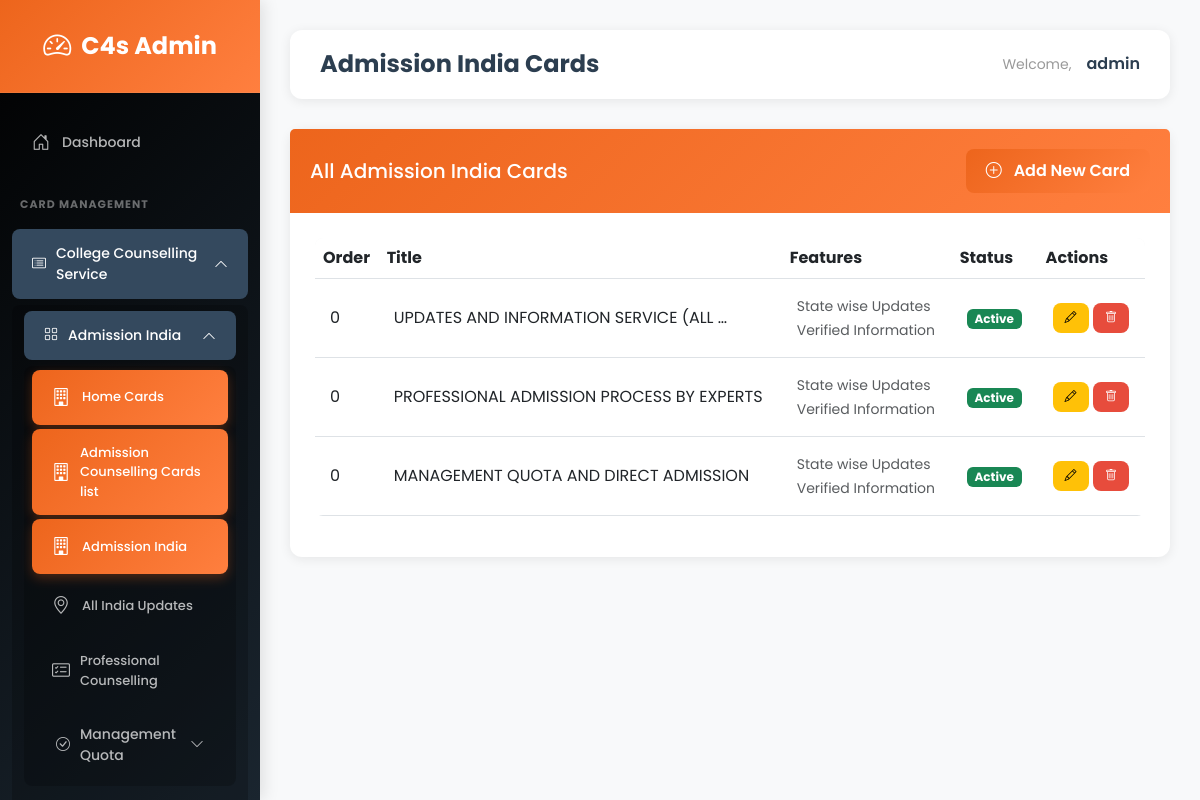
Screenshot of /admin-dashboard/admission-cards/ (signed in) with the database file from the repository.
### main_app/models.py (models this page shows, shortened)
class AdmissionIndiaCard(models.Model):
    CARD_TYPE_CHOICES = [
        ('free', 'Free'),
        ('paid', 'Paid'),
    ]
    title = models.CharField(max_length=200, help_text="Card title (e.g., ALL INDIA STATE WISE COUNSELLING)")
    feature_1 = models.CharField(max_length=100, default="State wise Updates", help_text="Feature 1")
    feature_2 = models.CharField(max_length=100, default="Verified Information", help_text="Feature 2")
    feature_3 = models.CharField(max_length=100, default="Real time Information", help_text="Feature 3")
    feature_4 = models.CharField(max_length=100, default="Expert Counselling", help_text="Feature 4")
    redirect_link = models.CharField(max_length=500, blank=True, help_text="Card click pe kaha redirect ho?")
    card_type = models.CharField(max_length=10, choices=CARD_TYPE_CHOICES, default='free', help_text="Free ya Paid?")
    price = models.DecimalField(max_digits=10, decimal_places=2, default=0, help_text="Price (agar paid hai to yaha likho)")
    description = models.TextField(blank=True, help_text="Card ke baare mein description")
    border_gradient_start = models.CharField(max_length=7, default="#ED651C", help_text="Gradient start color")
    border_gradient_end = models.CharField(max_length=7, default="#F4800C", help_text="Gradient end color")
    order = models.IntegerField(default=0, help_text="Display order (0, 1, 2...)")
    is_active = models.BooleanField(default=True, help_text="Show on page?")
    created_at = models.DateTimeField(auto_now_add=True)
    updated_at = models.DateTimeField(auto_now=True)
    created_by = models.ForeignKey(User, on_delete=models.SET_NULL, null=True, blank=True)
    class Meta:
        ordering = ['order', 'id']
        verbose_name = "Admission India Card"
        verbose_name_plural = "Admission India Cards"

### main_app/views.py (the view)
@never_cache
@login_required(login_url='main_app:admin_login')
@user_passes_test(is_admin_or_staff, login_url='main_app:user_login')
def admin_admission_cards_list(request):
    cards = AdmissionIndiaCard.objects.all()
    return render(request, 'admin/admission_cards_list.html', {'cards': cards})

### main_app/views.py (called while the page is built)
def is_admin_or_staff(user):
    return user.is_staff or user.is_superuser

### templates/admin/admission_cards_list.html (shortened to what this page needs)
{% extends 'admin/base.html' %}
{% block page_title %}Admission India Cards{% endblock %}
{% block content %}
<div class="card">
    <div class="card-header d-flex justify-content-between align-items-center">
        <h5 class="mb-0">All Admission India Cards</h5>
        <a href="{% url 'main_app:admin_admission_card_add' %}" class="btn btn-primary">
            <i class="bi bi-plus-circle me-2"></i> Add New Card
        </a>
    </div>
    <div class="card-body">
        {% if cards %}
        <div class="table-responsive">
            <table class="table table-hover">
                <thead>
                    <tr>
                        <th>Order</th>
                        <th>Title</th>
                        <th>Features</th>
                        <th>Status</th>
                        <th>Actions</th>
                    </tr>
                </thead>
                <tbody>
                    {% for card in cards %}
                    <tr>
                        <td>{{ card.order }}</td>
                        <td>{{ card.title|truncatewords:5 }}</td>
                        <td>
                            <small class="text-muted">
                                {{ card.feature_1 }}<br>
                                {{ card.feature_2 }}
                            </small>
                        </td>
                        <td>
                            {% if card.is_active %}
                                <span class="badge bg-success">Active</span>
                            {% else %}
                                <span class="badge bg-secondary">Inactive</span>
                            {% endif %}
                        </td>
                        <td>
                            <a href="{% url 'main_app:admin_admission_card_edit' card.id %}"
                               class="btn btn-sm btn-warning">
                                <i class="bi bi-pencil"></i>
                            </a>
                            <a href="{% url 'main_app:admin_admission_card_delete' card.id %}"
                               class="btn btn-sm btn-danger">
                                <i class="bi bi-trash"></i>
                            </a>
                        </td>
                    </tr>
                    {% endfor %}
                </tbody>
            </table>
        </div>
        {% endif %}
    </div>
</div>
{% endblock %}

### templates/admin/base.html (shortened to what this page needs)
<!DOCTYPE html>
<html lang="en">
<head>
    <link href="https://cdn.jsdelivr.net/npm/bootstrap@5.3.0/dist/css/bootstrap.min.css" rel="stylesheet">
    <link rel="stylesheet" href="https://cdn.jsdelivr.net/npm/bootstrap-icons@1.11.0/font/bootstrap-icons.css">
</head>
<body>
    <div class="sidebar">
        <div class="logo">
            <i class="bi bi-speedometer2"></i>
            <span>C4s Admin</span>
        </div>
        <ul class="nav flex-column mt-3">
            <li class="nav-item">
                <a class="nav-link {% if request.resolver_match.url_name == 'admin_dashboard' %}active{% endif %}"
                    href="{% url 'main_app:admin_dashboard' %}">
                    <i class="bi bi-house-door"></i> Dashboard
                </a>
            </li>
            <li class="nav-section-title">CARD MANAGEMENT</li>
            <li class="nav-item">
                <button class="nav-dropdown" onclick="toggleDropdown(event, 'collegeCards')">
                    <span><i class="bi bi-card-list"></i> College Counselling Service</span>
                    <i class="bi bi-chevron-down"></i>
                </button>
                <ul class="dropdown-menu-custom" id="collegeCards">
                    <li class="nav-item">
                        <button class="nav-dropdown" onclick="toggleDropdown(event, 'admissionIndiaCards')">
                            <span><i class="bi bi-grid"></i> Admission India</span>
                            <i class="bi bi-chevron-down"></i>
                        </button>
                        <ul class="dropdown-menu-custom" id="admissionIndiaCards">
                            <li class="nav-item">
                                <a class="nav-link {% if 'admission-cards' in request.path %}active{% endif %}"
                                    href="{% url 'main_app:admin_cards_list' %}">
                                    <i class="bi bi-building"></i> Home Cards
                                </a>
                            </li>
                            <li class="nav-item">
                                <a class="nav-link {% if 'admission-cards' in request.path %}active{% endif %}"
                                    href="{% url 'main_app:admin_counselling_cards_list' %}">
                                    <i class="bi bi-building"></i> Admission Counselling Cards list
                                </a>
                            </li>
                            <li class="nav-item">
                                <a class="nav-link {% if 'admission-cards' in request.path %}active{% endif %}"
                                    href="{% url 'main_app:admin_admission_cards_list' %}">
                                    <i class="bi bi-building"></i> Admission India
                                </a>
                            </li>
                            <li class="nav-item">
                                <a class="nav-link {% if 'all-india-cards' in request.path %}active{% endif %}"
                                    href="{% url 'main_app:admin_all_india_cards_list' %}">
                                    <i class="bi bi-geo-alt"></i> All India Updates
                                </a>
                            </li>
                            <li class="nav-item">
                                <a class="nav-link {% if 'pro-counselling-cards' in request.path %}active{% endif %}"
                                    href="{% url 'main_app:admin_pro_counselling_cards_list' %}">
                                    <i class="bi bi-card-checklist"></i> Professional Counselling
                                </a>
                            </li>
                            <li class="nav-item">
                                <button class="nav-dropdown" onclick="toggleDropdown(event, 'quotaAdmission')">
                                    <span><i class="bi bi-check-circle"></i> Management Quota</span>
                                    <i class="bi bi-chevron-down"></i>
                                </button>
                            </li>
                        </ul>
                    </li>
                    <li class="nav-item">
                        <a class="nav-link {% if 'admission-abroad-cards' in request.path %}active{% endif %}"
                            href="{% url 'main_app:admin_admission_abroad_cards_list' %}">
                        </a>
                    </li>
                </ul>
            </li>
        </ul>
    </div>
    <div class="main-content">
        <div class="top-navbar">
            <h4>{% block page_title %}Dashboard{% endblock %}</h4>
            <div class="user-info">
                <span>Welcome,</span>
                <strong>{{ request.user.username }}</strong>
            </div>
        </div>
        {% block content %}{% endblock %}
    </div>
</body>
</html>

### templates/admin/base.html (style rules this page uses)
:root { --primary-color: #ED651C; --secondary-color: #667eea; --sidebar-bg: #000000; --sidebar-hover: #34495e; --light-bg: #f8f9fa; --border-color: #e9ecef; }
* { font-family: 'Poppins', sans-serif; }
body { background-color: var(--light-bg); margin: 0; padding: 0; }
.sidebar { min-height: 100vh; max-height: 100vh; background: linear-gradient(135deg, var(--sidebar-bg) 0%, #1a252f 100%); color: white; position: fixed; left: 0; top: 0; width: 260px; padding-top: 0; padding-bottom: 20px; overflow-y: auto; overflow-x: hidden; box-shadow: 4px 0 15px rgba(0, 0, 0, 0.1); z-index: 1000; display: flex; flex-direction: column; }
.sidebar .logo { background: linear-gradient(135deg, var(--primary-color) 0%, #ff7f3f 100%); padding: 25px; font-size: 24px; font-weight: 700; text-align: center; color: white; border-bottom: 1px solid rgba(255, 255, 255, 0.1); display: flex; align-items: center; justify-content: center; gap: 10px; flex-shrink: 0; }
.sidebar .logo i { font-size: 28px; }
.sidebar .nav-link { color: rgba(255, 255, 255, 0.7); padding: 14px 20px; margin: 6px 12px; border-radius: 8px; transition: all 0.3s ease; display: flex; align-items: center; gap: 10px; font-size: 14px; font-weight: 500; text-decoration: none; }
.sidebar .nav-link.active { background: linear-gradient(135deg, var(--primary-color) 0%, #ff7f3f 100%); color: white; box-shadow: 0 4px 12px rgba(237, 101, 28, 0.3); }
.sidebar .nav-link i { font-size: 18px; width: 20px; }
.sidebar .nav-section-title { color: rgba(255, 255, 255, 0.4); font-size: 11px; font-weight: 700; text-transform: uppercase; padding: 20px 20px 10px; letter-spacing: 1px; flex-shrink: 0; }
.nav-dropdown { color: rgba(255, 255, 255, 0.7); padding: 14px 20px; margin: 6px 12px; border-radius: 8px; transition: all 0.3s ease; display: flex; align-items: center; justify-content: space-between; font-size: 14px; font-weight: 500; cursor: pointer; background: transparent; border: none; width: calc(100% - 24px); text-align: left; }
.nav-dropdown.active { background-color: var(--sidebar-hover); color: white; }
.nav-dropdown span { display: flex; align-items: center; gap: 10px; }
.nav-dropdown i.bi-chevron-down { transition: transform 0.3s ease; font-size: 14px; }
.nav-dropdown.active i.bi-chevron-down { transform: rotate(180deg); }
.dropdown-menu-custom { list-style: none; padding: 0; margin: 0; max-height: 0; overflow: hidden; transition: max-height 0.4s ease; background-color: rgba(0, 0, 0, 0.2); border-radius: 8px; margin: 0 12px; text-align: left; float: left; }
.dropdown-menu-custom.show { max-height: 2000px; overflow: visible; }
.dropdown-menu-custom .nav-link { margin-left: 0; font-size: 13px; margin: 4px 8px; }
.main-content { margin-left: 260px; padding: 30px; min-height: 100vh; }
.top-navbar { background: white; padding: 20px 30px; margin-bottom: 30px; border-radius: 12px; box-shadow: 0 2px 12px rgba(0, 0, 0, 0.08); display: flex; justify-content: space-between; align-items: center; }
.top-navbar h4 { margin: 0; font-weight: 700; font-size: 24px; color: #2c3e50; }
.user-info { display: flex; align-items: center; gap: 15px; }
.user-info span { color: #999; font-size: 14px; }
.user-info strong { color: #2c3e50; font-weight: 600; }
.card { border: none; border-radius: 12px; box-shadow: 0 2px 12px rgba(0, 0, 0, 0.08); transition: all 0.3s ease; margin-bottom: 20px; }
.card-header { background: linear-gradient(135deg, var(--primary-color) 0%, #ff7f3f 100%); color: white; border: none; padding: 20px; border-radius: 12px 12px 0 0; font-weight: 600; }
.card-body { padding: 25px; }
.btn { border-radius: 8px; font-weight: 600; padding: 10px 20px; transition: all 0.3s ease; border: none; }
.btn-primary { background: linear-gradient(135deg, var(--primary-color) 0%, #ff7f3f 100%); color: white; }
.btn-danger { background-color: #e74c3c; color: white; }
.btn-sm { padding: 6px 12px; font-size: 12px; }
.table { background: white; border-radius: 8px; overflow: hidden; }
.table thead { background-color: #f8f9fa; font-weight: 600; color: #2c3e50; }
.table td { vertical-align: middle; padding: 15px; }

### rows the page displays
AdmissionIndiaCard: order "0", title "UPDATES AND INFORMATION SERVICE (ALL …", feature_1 "State wise Updates", feature_2 "Verified Information", is_active "Active"
AdmissionIndiaCard: order "0", title "PROFESSIONAL ADMISSION PROCESS BY EXPERTS", feature_1 "State wise Updates", feature_2 "Verified Information", is_active "Active"
AdmissionIndiaCard: order "0", title "MANAGEMENT QUOTA AND DIRECT ADMISSION", feature_1 "State wise Updates", feature_2 "Verified Information", is_active "Active"

### other values shown
{{ request.user.username }} "admin"
